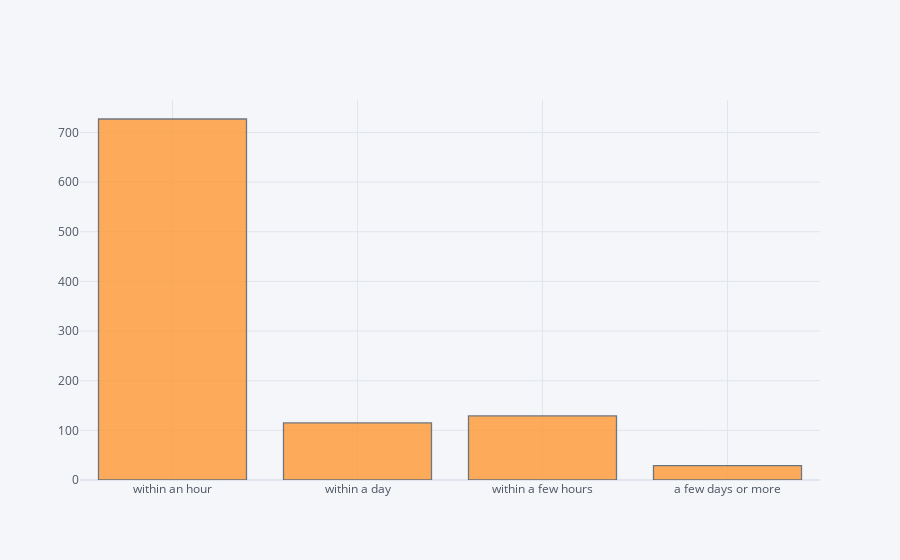

The cell this chart's notebook holds for it:
### Code cell
big_data["host_response_time"].iplot(kind="hist")

### Figure 1 — Plotly figure (JSON) as saved in the notebook; plotly's stock layout.template omitted (floating-point values rounded to 4 significant figures; data arrays with more than 128 entries replaced by an {"elided": "..."} marker saying what was removed)
{"data": [{"histfunc": "count", "histnorm": "", "marker": {"color": "rgba(255, 153, 51, 1.0)", "line": {"color": "#4D5663", "width": 1.3}}, "name": "host_response_time", "opacity": 0.8, "orientation": "v", "type": "histogram", "x": {"elided": "1000 str values"}}], "layout": {"autosize": true, "barmode": "overlay", "legend": {"bgcolor": "#F5F6F9", "font": {"color": "#4D5663"}}, "paper_bgcolor": "#F5F6F9", "plot_bgcolor": "#F5F6F9", "title": {"font": {"color": "#4D5663"}}, "xaxis": {"autorange": true, "gridcolor": "#E1E5ED", "range": [-0.5, 3.5], "showgrid": true, "tickfont": {"color": "#4D5663"}, "title": {"font": {"color": "#4D5663"}, "text": ""}, "type": "category", "zerolinecolor": "#E1E5ED"}, "yaxis": {"autorange": true, "gridcolor": "#E1E5ED", "range": [0, 765.3], "showgrid": true, "tickfont": {"color": "#4D5663"}, "title": {"font": {"color": "#4D5663"}, "text": ""}, "zerolinecolor": "#E1E5ED"}}}
